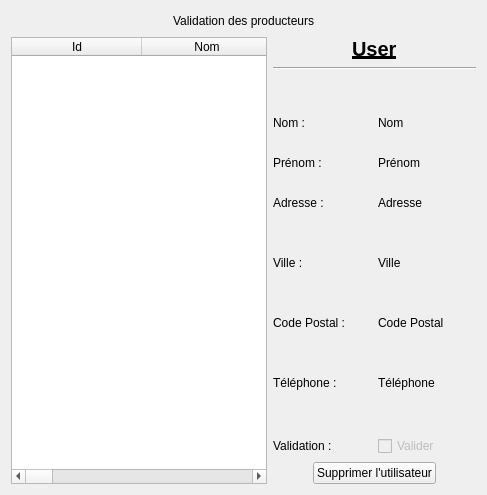
      <widget class="QWidget" name="tabProducteur">
       <attribute name="title">
        <string>Validation Producteur</string>
       </attribute>
       <layout class="QVBoxLayout" name="verticalLayout_4">
        <item>
         <layout class="QHBoxLayout" name="horizontalLayout_20">
          <item>
           <spacer name="horizontalSpacer_3">
            <property name="orientation">
             <enum>Qt::Horizontal</enum>
            </property>
            <property name="sizeHint" stdset="0">
             <size>
              <width>40</width>
              <height>20</height>
             </size>
            </property>
           </spacer>
          </item>
          <item>
           <widget class="QLabel" name="label_22">
            <property name="text">
             <string>Validation des producteurs</string>
            </property>
           </widget>
          </item>
          <item>
           <spacer name="horizontalSpacer_15">
            <property name="orientation">
             <enum>Qt::Horizontal</enum>
            </property>
            <property name="sizeHint" stdset="0">
             <size>
              <width>40</width>
              <height>20</height>
             </size>
            </property>
           </spacer>
          </item>
         </layout>
        </item>
        <item>
         <layout class="QHBoxLayout" name="horizontalLayout_21">
          <item>
           <widget class="QTableWidget" name="tableWidgetUser">
            <property name="alternatingRowColors">
             <bool>true</bool>
            </property>
            <property name="sortingEnabled">
             <bool>false</bool>
            </property>
            <attribute name="horizontalHeaderDefaultSectionSize">
             <number>130</number>
            </attribute>
            <attribute name="horizontalHeaderMinimumSectionSize">
             <number>19</number>
            </attribute>
            <attribute name="horizontalHeaderShowSortIndicator" stdset="0">
             <bool>false</bool>
            </attribute>
            <attribute name="horizontalHeaderStretchLastSection">
             <bool>true</bool>
            </attribute>
            <column>
             <property name="text">
              <string>Id</string>
             </property>
            </column>
            <column>
             <property name="text">
              <string>Nom</string>
             </property>
            </column>
            <column>
             <property name="text">
              <string>Prénom</string>
             </property>
            </column>
            <column>
             <property name="text">
              <string>Adresse</string>
             </property>
            </column>
            <column>
             <property name="text">
              <string>Ville</string>
             </property>
            </column>
            <column>
             <property name="text">
              <string>Code Postal</string>
             </property>
            </column>
            <column>
             <property name="text">
              <string>Telephone</string>
             </property>
            </column>
            <column>
             <property name="text">
              <string>IdUser</string>
             </property>
            </column>
            <column>
             <property name="text">
              <string>Validation</string>
             </property>
            </column>
           </widget>
          </item>
          <item>
           <layout class="QVBoxLayout" name="verticalLayout_3">
            <item>
             <layout class="QHBoxLayout" name="horizontalLayout_19">
              <item>
               <spacer name="horizontalSpacer_20">
                <property name="orientation">
                 <enum>Qt::Horizontal</enum>
                </property>
                <property name="sizeHint" stdset="0">
                 <size>
                  <width>40</width>
                  <height>20</height>
                 </size>
                </property>
               </spacer>
              </item>
              <item>
               <widget class="QLabel" name="label_9">
                <property name="font">
                 <font>
                  <pointsize>15</pointsize>
                  <weight>75</weight>
                  <italic>false</italic>
                  <bold>true</bold>
                  <underline>true</underline>
                 </font>
                </property>
                <property name="text">
                 <string>User</string>
                </property>
               </widget>
              </item>
              <item>
               <spacer name="horizontalSpacer_21">
                <property name="orientation">
                 <enum>Qt::Horizontal</enum>
                </property>
                <property name="sizeHint" stdset="0">
                 <size>
                  <width>40</width>
                  <height>20</height>
                 </size>
                </property>
               </spacer>
              </item>
             </layout>
            </item>
            <item>
             <widget class="Line" name="line_5">
              <property name="orientation">
               <enum>Qt::Horizontal</enum>
              </property>
             </widget>
            </item>
            <item>
             <spacer name="verticalSpacer">
              <property name="orientation">
               <enum>Qt::Vertical</enum>
              </property>
              <property name="sizeHint" stdset="0">
               <size>
                <width>20</width>
                <height>40</height>
               </size>
              </property>
             </spacer>
            </item>
            <item>
             <layout class="QHBoxLayout" name="horizontalLayout_13">
              <item>
               <widget class="QLabel" name="label_10">
                <property name="text">
                 <string>Nom :</string>
                </property>
               </widget>
              </item>
              <item>
               <widget class="QLabel" name="labelNomUser">
                <property name="text">
                 <string>Nom</string>
                </property>
               </widget>
              </item>
             </layout>
            </item>
            <item>
             <spacer name="verticalSpacer_8">
              <property name="orientation">
               <enum>Qt::Vertical</enum>
              </property>
              <property name="sizeHint" stdset="0">
               <size>
                <width>20</width>
                <height>20</height>
               </size>
              </property>
             </spacer>
            </item>
            <item>
             <layout class="QHBoxLayout" name="horizontalLayout_14">
              <item>
               <widget class="QLabel" name="label_14">
                <property name="text">
                 <string>Prénom :</string>
                </property>
               </widget>
              </item>
              <item>
               <widget class="QLabel" name="labelPrenomUser">
                <property name="text">
                 <string>Prénom</string>
                </property>
               </widget>
              </item>
             </layout>
            </item>
            <item>
             <spacer name="verticalSpacer_9">
              <property name="orientation">
               <enum>Qt::Vertical</enum>
              </property>
              <property name="sizeHint" stdset="0">
               <size>
                <width>20</width>
                <height>20</height>
               </size>
              </property>
             </spacer>
            </item>
            <item>
             <layout class="QHBoxLayout" name="horizontalLayout_15">
              <item>
               <widget class="QLabel" name="label_11">
                <property name="text">
                 <string>Adresse :</string>
                </property>
               </widget>
              </item>
              <item>
               <widget class="QLabel" name="labelAdresseUser">
                <property name="text">
                 <string>Adresse</string>
                </property>
               </widget>
              </item>
             </layout>
            </item>
            <item>
             <spacer name="verticalSpacer_10">
              <property name="orientation">
               <enum>Qt::Vertical</enum>
              </property>
              <property name="sizeHint" stdset="0">
               <size>
                <width>20</width>
                <height>40</height>
               </size>
              </property>
             </spacer>
            </item>
            <item>
             <layout class="QHBoxLayout" name="horizontalLayout_16">
              <item>
               <widget class="QLabel" name="label_12">
                <property name="text">
                 <string>Ville :</string>
                </property>
               </widget>
              </item>
              <item>
               <widget class="QLabel" name="labelVilleUser">
                <property name="text">
                 <string>Ville</string>
                </property>
               </widget>
              </item>
             </layout>
            </item>
            <item>
             <spacer name="verticalSpacer_11">
              <property name="orientation">
               <enum>Qt::Vertical</enum>
              </property>
              <property name="sizeHint" stdset="0">
               <size>
                <width>20</width>
                <height>40</height>
               </size>
              </property>
             </spacer>
            </item>
            <item>
             <layout class="QHBoxLayout" name="horizontalLayout_17">
              <item>
               <widget class="QLabel" name="label_15">
                <property name="text">
                 <string>Code Postal :</string>
                </property>
               </widget>
              </item>
              <item>
               <widget class="QLabel" name="labelCPUser">
                <property name="text">
                 <string>Code Postal</string>
                </property>
               </widget>
              </item>
             </layout>
            </item>
            <item>
             <spacer name="verticalSpacer_12">
              <property name="orientation">
               <enum>Qt::Vertical</enum>
              </property>
              <property name="sizeHint" stdset="0">
               <size>
                <width>20</width>
                <height>40</height>
               </size>
              </property>
             </spacer>
            </item>
            <item>
             <layout class="QHBoxLayout" name="horizontalLayout_18">
              <item>
               <widget class="QLabel" name="label_13">
                <property name="text">
                 <string>Téléphone :</string>
                </property>
               </widget>
              </item>
              <item>
               <widget class="QLabel" name="labelTelUser">
                <property name="text">
                 <string>Téléphone</string>
                </property>
               </widget>
              </item>
             </layout>
            </item>
            <item>
             <spacer name="verticalSpacer_6">
              <property name="orientation">
               <enum>Qt::Vertical</enum>
              </property>
              <property name="sizeHint" stdset="0">
               <size>
                <width>20</width>
                <height>40</height>
               </size>
              </property>
             </spacer>
            </item>
            <item>
             <layout class="QHBoxLayout" name="horizontalLayout_42">
              <item>
               <widget class="QLabel" name="label_30">
                <property name="text">
                 <string>Validation :</string>
                </property>
               </widget>
              </item>
              <item>
               <widget class="QCheckBox" name="checkBoxVUser">
                <property name="enabled">
                 <bool>false</bool>
                </property>
                <property name="text">
                 <string>Valider</string>
                </property>
               </widget>
              </item>
             </layout>
            </item>
            <item>
             <layout class="QHBoxLayout" name="horizontalLayout_25">
              <item>
               <spacer name="horizontalSpacer_22">
                <property name="orientation">
                 <enum>Qt::Horizontal</enum>
                </property>
                <property name="sizeHint" stdset="0">
                 <size>
                  <width>40</width>
                  <height>20</height>
                 </size>
                </property>
               </spacer>
              </item>
              <item>
               <widget class="QPushButton" name="pushButtonUserSuppr">
                <property name="text">
                 <string>Supprimer l'utilisateur</string>
                </property>
                <property name="icon">
                 <iconset resource="ImgRessources.qrc">
                  <normaloff>:/new/ImgRessources/ImgRessources/close_red.png</normaloff>:/new/ImgRessources/ImgRessources/close_red.png</iconset>
                </property>
               </widget>
              </item>
              <item>
               <spacer name="horizontalSpacer_33">
                <property name="orientation">
                 <enum>Qt::Horizontal</enum>
                </property>
                <property name="sizeHint" stdset="0">
                 <size>
                  <width>40</width>
                  <height>20</height>
                 </size>
                </property>
               </spacer>
              </item>
             </layout>
            </item>
           </layout>
          </item>
         </layout>
        </item>
       </layout>
      </widget>
